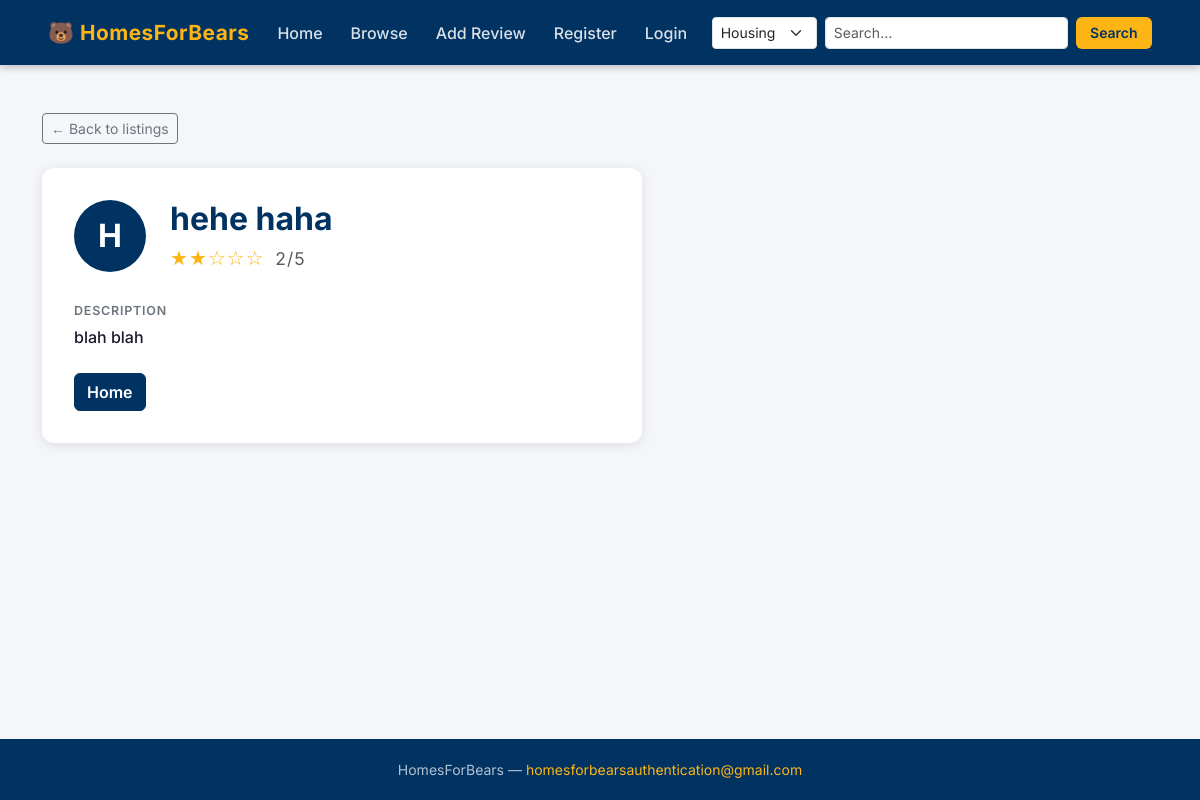
Screenshot of /show_landlord/60 with the database file from the repository.
### listings/models.py (models this page shows, shortened)
class Landlord(models.Model):
    FullName = models.CharField(max_length=60, default='')
    Rating = models.IntegerField(default=0, validators=[MinValueValidator(1), MaxValueValidator(5)])
    Description = models.CharField(max_length=250, default='')
    submitted_by = models.CharField(max_length=150, blank=True, default='')

### listings/views.py (the view)
# urls.py: path('show_landlord/<landlord_id>', views.show_landlord, name = "show-landlord"),
def show_landlord(request, landlord_id):
    landlord = get_object_or_404(Landlord, pk=landlord_id)
    return render(request, 'listings/show_landlord.html', {'landlord': landlord, 'user_username': landlord.submitted_by})

### listings/templates/listings/show_landlord.html (shortened to what this page needs)
{% extends 'base.html' %}
{% block content %}
<div class="container py-5">
  <a href="{% url 'apartmentss' %}" class="btn btn-sm btn-outline-secondary mb-4">&larr; Back to listings</a>
  <div class="detail-card" style="max-width:600px;">
    <div class="d-flex align-items-center gap-4 mb-4">
      <div class="rounded-circle bg-blue text-white d-flex align-items-center justify-content-center fw-bold"
           style="width:72px;height:72px;font-size:2rem;flex-shrink:0;">
        {{ landlord.FullName|first|upper }}
      </div>
      <div>
        <h2 class="fw-bold text-blue mb-1">{{ landlord.FullName }}</h2>
        <div class="stars fs-5">
          {% for i in "12345" %}{% if forloop.counter <= landlord.Rating %}★{% else %}☆{% endif %}{% endfor %}
          <span class="text-muted small ms-1">{{ landlord.Rating }}/5</span>
        </div>
      </div>
    </div>
    <div class="mb-4">
      <span class="detail-label">Description</span>
      <p class="detail-value mt-1">{{ landlord.Description }}</p>
    </div>
    <a href="{% url 'index' %}" class="btn btn-primary">Home</a>
  </div>
</div>
{% endblock %}

### listings/static/styles.css (style rules this page uses)
:root { --blue: #003262; --gold: #FDB515; --gold-dark: #e0a010; --bg: #f4f6f9; --card: #ffffff; --text: #1a1a2e; --muted: #6c757d; --radius: 12px; --shadow: 0 2px 12px rgba(0,0,0,.10); }
*, *::before, *::after { box-sizing: border-box; }
body { font-family: 'Inter', sans-serif; background: var(--bg); color: var(--text); min-height: 100vh; display: flex; flex-direction: column; }
a { color: var(--blue); text-decoration: none; }
.stars { color: var(--gold); font-size: 1.1rem; letter-spacing: 1px; }
.detail-card { background: var(--card); border-radius: var(--radius); box-shadow: var(--shadow); padding: 2rem; }
.detail-label { font-size: .78rem; text-transform: uppercase; letter-spacing: .8px; color: var(--muted); font-weight: 600; }
.detail-value { font-size: 1rem; color: var(--text); font-weight: 500; }
.btn-primary { background: var(--blue); border-color: var(--blue); font-weight: 600; }
.text-blue { color: var(--blue); }
.bg-blue { background: var(--blue); }

### rows the page displays
Landlord: FullName|first "H", FullName "hehe haha", Rating "2", Description "blah blah"
